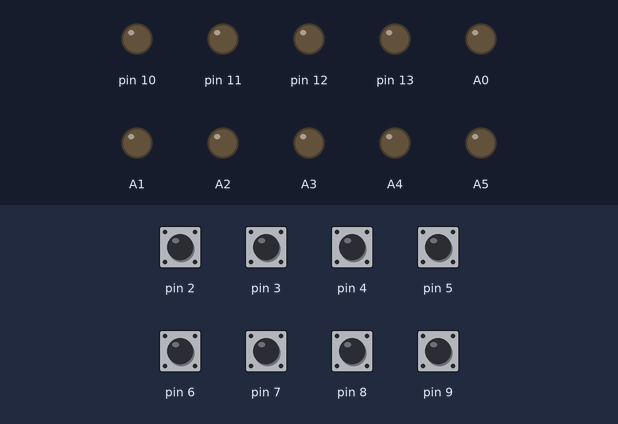
Recording of a sketch running on a simulated Arduino Uno, built with avr-gcc and run on an emulated ATmega328P. Parts: output pins drawn as LEDs (lit = HIGH). The test bench sets the inputs (shaded band); at power-on: pin 2–9 HIGH.

Above: at 1.2 s.
1.3 s: pin 2 pulled LOW for 0.15 s
At 2.5 s:
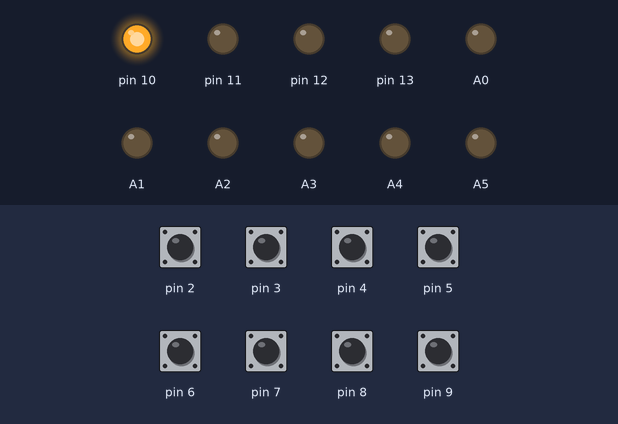
2.9 s: pin 3 pulled LOW for 0.15 s
At 3.9 s:
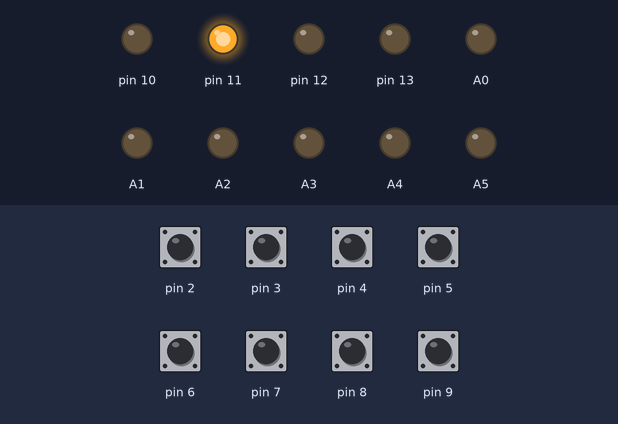
4.5 s: pin 4 pulled LOW for 0.15 s
At 5.1 s:
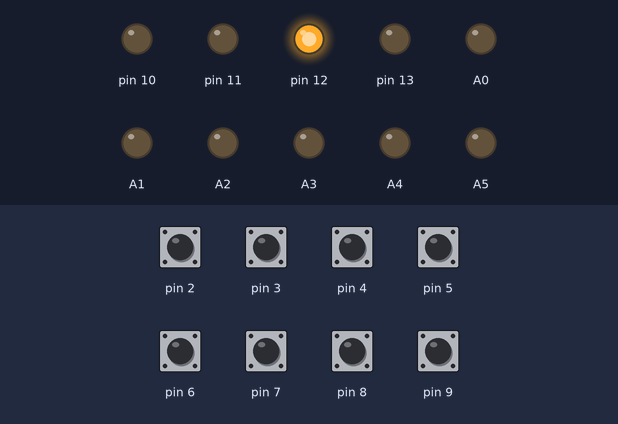
6.1 s: pin 5 pulled LOW for 0.15 s
At 7.3 s:
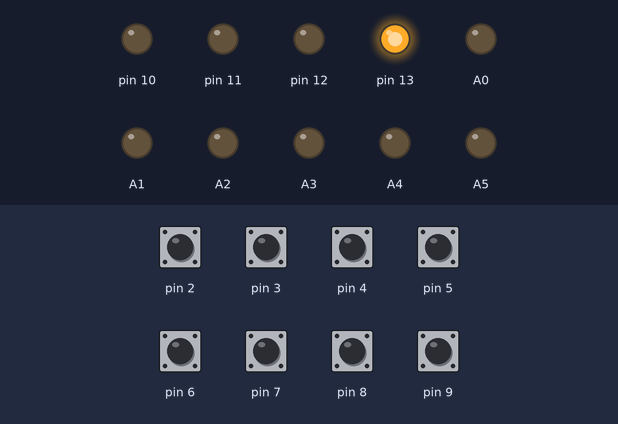
7.7 s: pin 6 pulled LOW for 0.15 s
At 8.7 s:
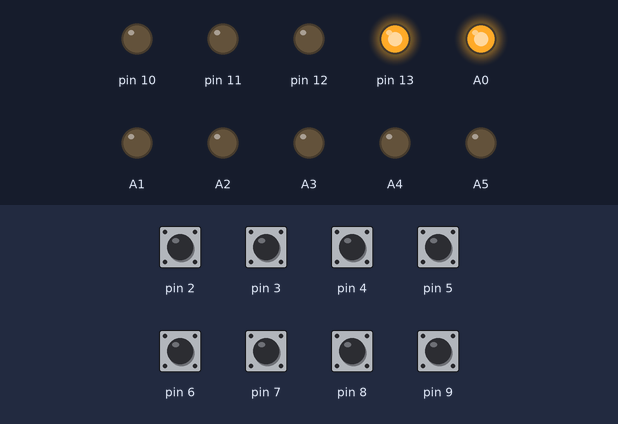
9.3 s: pin 9 pulled LOW for 0.15 s
At 9.9 s:
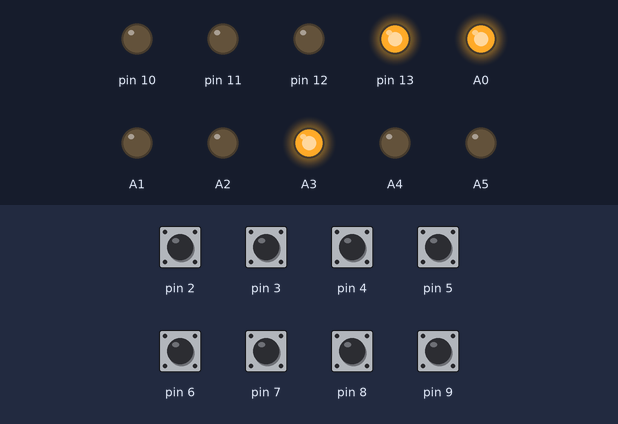
Timing chart, 0 to 11.9 s (numbered marks = the images above; inputs shaded):
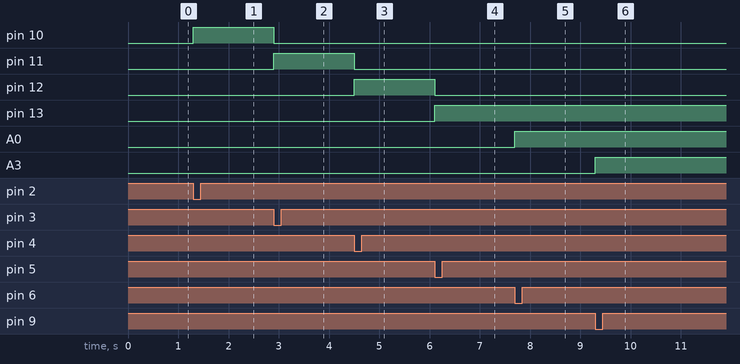

The sketch:

stewoanie_WK_w_org._Zambrow.ino
```cpp
/* Sterowanie kombinacjami w organach w Zambrowie
 *  Kemper Organ - Lubeck
 *  Author: Romuald Milewski
 *
 */
void setup() {
  // ustawianie wejśc i wyjśc
  for (int a=2; a<10; a++)
{
pinMode(a, INPUT_PULLUP); // ustawia piny 2-9 jako wejścia i podciaga do High
}

// ustawianie wyjść
pinMode(10, OUTPUT);
digitalWrite(10, LOW);
pinMode(11, OUTPUT);
digitalWrite(11, LOW);
pinMode(12, OUTPUT);
digitalWrite(12, LOW);
pinMode(13, OUTPUT);
digitalWrite(13, LOW);
pinMode(A0, OUTPUT);
digitalWrite(A0, LOW);
pinMode(A1, OUTPUT);
digitalWrite(A1, LOW);
pinMode(A2, OUTPUT);
digitalWrite(A2, LOW);
pinMode(A3, OUTPUT);
digitalWrite(A3, LOW);
pinMode(A4, OUTPUT);
digitalWrite(A4, LOW);
pinMode(A5, OUTPUT);
digitalWrite(A5, LOW);

}

void loop() {
  while (digitalRead(2) == HIGH && digitalRead(3) == HIGH && digitalRead(4) == HIGH && digitalRead(5) == HIGH && digitalRead(6) == HIGH && digitalRead(7) == HIGH && digitalRead(8) == HIGH && digitalRead(9) == HIGH) {
    // Nie robi nic - czeka na naciśniecie przycisku
  }

// włączenie przycisku na pinie 2 - Tutti (przewód żółty)
 if (digitalRead(2) == LOW){
    digitalWrite (10, HIGH); // Tutti - ON
    digitalWrite (11, LOW);
    digitalWrite (12, LOW);
    digitalWrite (13, LOW);
   // digitalWrite (A0, LOW);
    digitalWrite (A1, LOW);
    while (digitalRead(2) == LOW){
      // czeka aż puśćimy prycisk
      delay(10);
    }

    delay(50);

  }
//******************************************************************


// włączenie przycisku na pinie 3 - Free Komb. II
 if (digitalRead(3) == LOW){
    digitalWrite (10, LOW);
    digitalWrite (11, HIGH); // Komb. II - ON
    digitalWrite (12, LOW);
    digitalWrite (13, LOW);
   // digitalWrite (A0, LOW);
    digitalWrite (A1, LOW);
    while (digitalRead(3) == LOW){
      // czeka aż puśćimy prycisk
      delay(10);
   }

    delay(50);
    }
//****************************************************************


// włączenie przycisku na pinie 4 - Free Komb. I
  if (digitalRead(4) == LOW){
     digitalWrite (10, LOW);
     digitalWrite (11, LOW);
     digitalWrite (12, HIGH); // Komb. I - ON
     digitalWrite (13, LOW);
    // digitalWrite (A0, LOW);
     digitalWrite (A1, LOW);
     while (digitalRead(4) == LOW){
      // czeka aż puśćimy prycisk
      delay(10);
   }

    delay(50);
    }
//******************************************************************

    // włączenie przycisku na pinie 5 - Haupt Register
  if (digitalRead(5) == LOW){
     digitalWrite (10, LOW);
     digitalWrite (11, LOW);
     digitalWrite (12, LOW);
     digitalWrite (13, HIGH); // Haupt Register - ON
    // digitalWrite (A0, LOW);
     digitalWrite (A1, LOW);
     while (digitalRead(5) == LOW){
      // czeka aż puśćimy prycisk
      delay(10);
   }

    delay(50);
    }
 //**************************************************************

    // włączenie przycisku na pinie 6 - Fr. ped. Einst
  if (digitalRead(6) == LOW){
     // digitalWrite (10, LOW);
    // digitalWrite (11, LOW);
    // digitalWrite (12, LOW);
    // digitalWrite (13, LOW);
     digitalWrite (A0, HIGH);//  Ped. Reg. an -ON
    // digitalWrite (A1, LOW);
     while (digitalRead(6) == LOW){
      // czeka aż puśćimy prycisk
      delay(10);
   }

    delay(50);
    }
//************************************************************

 // włączenie przycisku na pinie 7 - Anuluj
  if (digitalRead(7) == LOW){
     digitalWrite (10, LOW);
     digitalWrite (11, LOW);
     digitalWrite (12, LOW);
     digitalWrite (13, LOW);
     digitalWrite (A0, LOW);
     digitalWrite (A1, LOW); // Anuluj
     digitalWrite (A2, LOW); // Anuluj
     digitalWrite (A3, LOW); // Anuluj
     digitalWrite (A4, LOW); // Anuluj
     digitalWrite (A5, LOW); // Anuluj

     while (digitalRead(7) == LOW){
      // czeka aż puśćimy prycisk
      delay(10);
   }

    delay(50);
    }
  //******************************************************

    // włączenie przycisku na pinie 8 -  Ped. Reg. an
  if (digitalRead(8) == LOW){
     //digitalWrite (10, LOW);
     //digitalWrite (11, LOW);
     //digitalWrite (12, LOW);
     //digitalWrite (13, LOW);
     digitalWrite (A0, LOW);  // Ped. Reg. an
     //digitalWrite (A1, LOW);
     while (digitalRead(8) == LOW){
      // czeka aż puśćimy prycisk
      delay(10);
   }

    delay(50);
    }
//*****************************************************

// dodatkowy 9 pin
  if (digitalRead(9) == LOW){
    digitalWrite (A3, !digitalRead(A3));
    while (digitalRead(9) == LOW){
      // czeka aż puśćimy prycisk
      delay(10);
   }

    delay(50);
    }


}
```

Measured:
- after the input at 1.3 s, pin 10: LOW → HIGH at once
- after the input at 2.9 s, pin 10: HIGH → LOW at once; pin 11: LOW → HIGH at once
- after the input at 4.5 s, pin 11: HIGH → LOW at once; pin 12: LOW → HIGH at once
- after the input at 6.1 s, pin 12: HIGH → LOW at once; pin 13: LOW → HIGH at once
- after the input at 7.7 s, A0: LOW → HIGH at once
- after the input at 9.3 s, A3: LOW → HIGH at once
